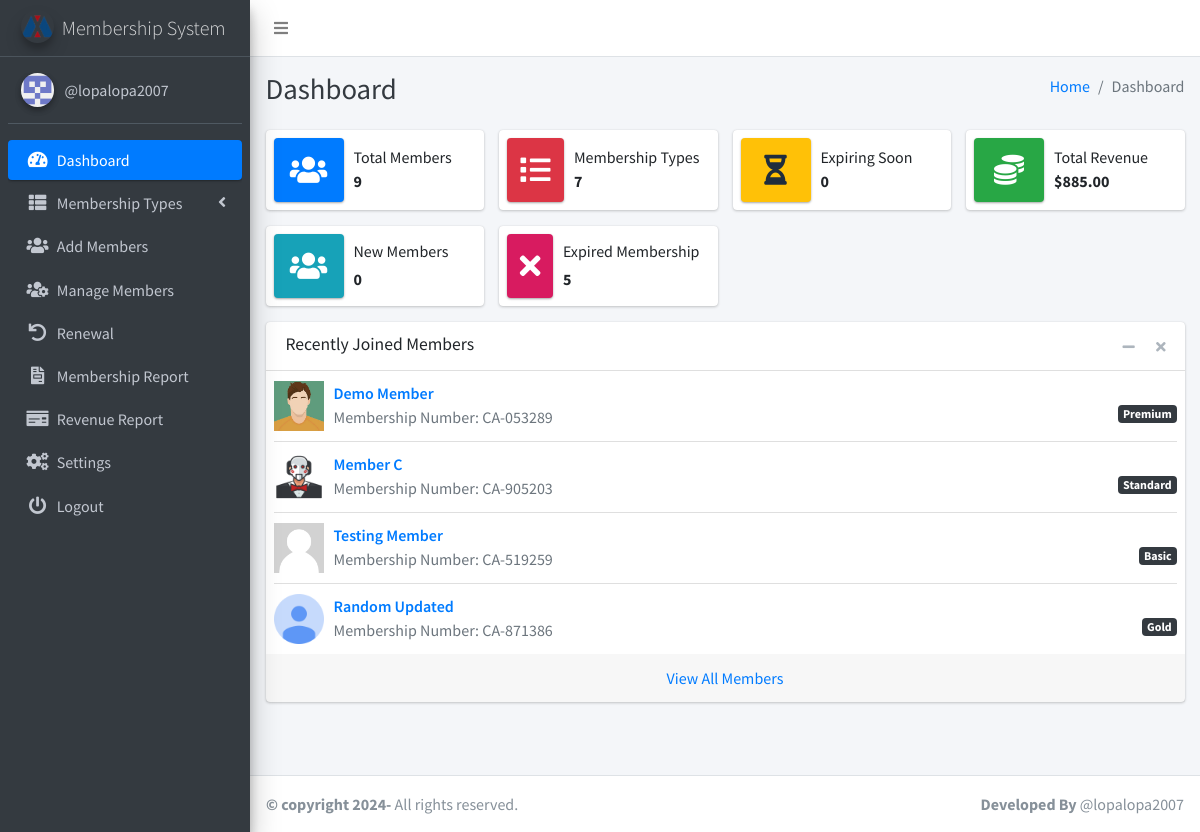
/dashboard.php (signed in), run on the app's committed database.
### tables this page shows
CREATE TABLE `settings` (
  `id` int(11) NOT NULL,
  `system_name` varchar(255) NOT NULL,
  `logo` varchar(255) NOT NULL,
  `currency` varchar(50) NOT NULL
);

CREATE TABLE `members` (
  `id` int(11) NOT NULL,
  `fullname` varchar(255) NOT NULL,
  `dob` date NOT NULL,
  `gender` varchar(10) NOT NULL,
  `contact_number` varchar(20) NOT NULL,
  `email` varchar(255) NOT NULL,
  `address` varchar(255) NOT NULL,
  `country` varchar(255) NOT NULL,
  `postcode` varchar(20) NOT NULL,
  `occupation` varchar(255) NOT NULL,
  `membership_type` int(11) NOT NULL,
  `membership_number` varchar(20) NOT NULL,
  `created_at` timestamp NOT NULL DEFAULT current_timestamp(),
  `photo` varchar(255) NOT NULL,
  `expiry_date` date DEFAULT NULL
);

CREATE TABLE `membership_types` (
  `id` int(11) NOT NULL,
  `type` varchar(255) NOT NULL,
  `amount` int(11) NOT NULL
);

### dashboard.php (the view, shortened to what this page needs)
<?php
include('includes/config.php');
function getTotalMembersCount()
{
    global $conn;
    $totalMembersQuery = "SELECT COUNT(*) AS totalMembers FROM members";
    $totalMembersResult = $conn->query($totalMembersQuery);
    if ($totalMembersResult->num_rows > 0) {
        $totalMembersRow = $totalMembersResult->fetch_assoc();
        return $totalMembersRow['totalMembers'];
    } else {
        return 0;
    }
}
function getTotalMembershipTypesCount()
{
    global $conn;
    $totalMembershipTypesQuery = "SELECT COUNT(*) AS totalMembershipTypes FROM membership_types";
    $totalMembershipTypesResult = $conn->query($totalMembershipTypesQuery);
    if ($totalMembershipTypesResult->num_rows > 0) {
        $totalMembershipTypesRow = $totalMembershipTypesResult->fetch_assoc();
        return $totalMembershipTypesRow['totalMembershipTypes'];
    } else {
        return 0;
    }
}
function getExpiringSoonCount()
{
    global $conn;
    $expiringSoonQuery = "SELECT COUNT(*) AS expiringSoon FROM members WHERE expiry_date BETWEEN CURDATE() AND CURDATE() + INTERVAL 7 DAY";
    $expiringSoonResult = $conn->query($expiringSoonQuery);
    if ($expiringSoonResult->num_rows > 0) {
        $expiringSoonRow = $expiringSoonResult->fetch_assoc();
        return $expiringSoonRow['expiringSoon'];
    } else {
        return 0;
    }
}
function getTotalRevenueWithCurrency()
{
    global $conn;
    $currencyQuery = "SELECT currency FROM settings LIMIT 1";
    $currencyResult = $conn->query($currencyQuery);
    if ($currencyResult->num_rows > 0) {
        $currencyRow = $currencyResult->fetch_assoc();
        $currencySymbol = $currencyRow['currency'];
    } else {
        $currencySymbol = '$';
    }
    $totalRevenueQuery = "SELECT SUM(total_amount) AS totalRevenue FROM renew";
    $totalRevenueResult = $conn->query($totalRevenueQuery);
    if ($totalRevenueResult->num_rows > 0) {
        $totalRevenueRow = $totalRevenueResult->fetch_assoc();
        $totalRevenue = $totalRevenueRow['totalRevenue'];
    } else {
        $totalRevenue = 0;
    }
    return $currencySymbol . number_format($totalRevenue, 2);
}
function getNewMembersCount() {
  global $conn;
  $twentyFourHoursAgo = time() - (24 * 60 * 60);
  $newMembersQuery = "SELECT COUNT(*) AS newMembersCount FROM members WHERE created_at >= FROM_UNIXTIME($twentyFourHoursAgo)";
  $newMembersResult = $conn->query($newMembersQuery);
  if ($newMembersResult) {
      $row = $newMembersResult->fetch_assoc();
      return $row['newMembersCount'];
  } else {
      return 0;
  }
}
function displayNewMembersCount() {
  $newMembersCount = getNewMembersCount();
  echo "<span class='info-box-number'>$newMembersCount</span>";
}
function getExpiredMembersCount() {
  global $conn;
  $expiredMembersQuery = "SELECT COUNT(*) AS expiredMembersCount FROM members WHERE (expiry_date IS NULL OR expiry_date < NOW())";
  $expiredMembersResult = $conn->query($expiredMembersQuery);
  if ($expiredMembersResult) {
      $row = $expiredMembersResult->fetch_assoc();
      return $row['expiredMembersCount'];
  } else {
      return 0;
  }
}
function displayExpiredMembersCount() {
  $expiredMembersCount = getExpiredMembersCount();
  echo "<span class='info-box-number'>$expiredMembersCount</span>";
}
?>
<?php include('includes/header.php');?>
<body class="hold-transition sidebar-mini layout-fixed layout-navbar-fixed layout-footer-fixed">
<div class="wrapper">
  <?php include('includes/nav.php');?>
 <?php include('includes/sidebar.php');?>
  <div class="content-wrapper">
  <?php include('includes/pagetitle.php');?>
    <section class="content">
      <div class="container-fluid">
        <div class="row">
          <div class="col-12 col-sm-6 col-md-3">
            <div class="info-box">
              <span class="info-box-icon bg-primary elevation-1"><i class="fas fa-users"></i></span>
              <div class="info-box-content">
                <span class="info-box-text">Total Members</span>
                <span class="info-box-number">
                <?php echo getTotalMembersCount(); ?>
                </span>
              </div>
            </div>
          </div>
          <div class="col-12 col-sm-6 col-md-3">
            <div class="info-box mb-3">
              <span class="info-box-icon bg-danger elevation-1"><i class="fas fa-list"></i></span>
              <div class="info-box-content">
                <span class="info-box-text">Membership Types</span>
                <span class="info-box-number"><?php echo getTotalMembershipTypesCount(); ?></span>
              </div>
            </div>
          </div>
          <div class="col-12 col-sm-6 col-md-3">
            <div class="info-box mb-3">
              <span class="info-box-icon bg-warning elevation-1"><i class="fas fa-hourglass-half"></i></span>
              <div class="info-box-content">
                <span class="info-box-text">Expiring Soon</span>
                <span class="info-box-number"><?php echo getExpiringSoonCount(); ?></span>
              </div>
            </div>
          </div>
          <div class="col-12 col-sm-6 col-md-3">
            <div class="info-box mb-3">
              <span class="info-box-icon bg-success elevation-1"><i class="fas fa-coins"></i></span>
              <div class="info-box-content">
                <span class="info-box-text">Total Revenue</span>
                <span class="info-box-number"><?php echo getTotalRevenueWithCurrency(); ?></span>
              </div>
            </div>
          </div>
        </div>
        <div class="row">
        <div class="col-12 col-sm-6 col-md-3">
            <div class="info-box mb-3">
              <span class="info-box-icon bg-info elevation-1"><i class="fas fa-users"></i></span>
              <div class="info-box-content">
                <span class="info-box-text">New Members</span>
                <span class="info-box-number"><?php displayNewMembersCount(); ?></span>
              </div>
            </div>
          </div>
          <div class="col-12 col-sm-6 col-md-3">
            <div class="info-box mb-3">
              <span class="info-box-icon bg-maroon elevation-1"><i class="fas fa-times"></i></span>
              <div class="info-box-content">
                <span class="info-box-text">Expired Membership</span>
                <span class="info-box-number"><?php displayExpiredMembersCount(); ?></span>
              </div>
            </div>
          </div>
        </div>
        <div class="row">
          <div class="col-md-12">
            <?php
            $recentMembersQuery = "SELECT * FROM members ORDER BY created_at DESC LIMIT 4";
            $recentMembersResult = $conn->query($recentMembersQuery);
            ?>
          <div class="card">
              <div class="card-header">
            <h3 class="card-title">Recently Joined Members</h3>
            <div class="card-tools">
            <button type="button" class="btn btn-tool" data-card-widget="collapse">
                <i class="fas fa-minus"></i>
            </button>
            <button type="button" class="btn btn-tool" data-card-widget="remove">
                <i class="fas fa-times"></i>
            </button>
        </div>
    </div>
    <div class="card-body p-0">
        <ul class="products-list product-list-in-card pl-2 pr-2">
            <?php
            while ($row = $recentMembersResult->fetch_assoc()) {
                echo '<li class="item">';
                echo '<div class="product-img">';
                  if (!empty($row['photo'])) {
                    $photoPath = 'uploads/member_photos/' . $row['photo'];
                    echo '<img src="' . $photoPath . '" alt="Member Photo" class="img-size-50">';
                } else {
                    echo '<img src="uploads/member_photos/default.jpg" alt="Default Photo" class="img-size-50">';
                }
                echo '</div>';
                echo '<div class="product-info">';
                echo '<a href="javascript:void(0)" class="product-title">' . $row['fullname'] . '</a>';
                echo '<span class="product-description">';
                echo '<span class="badge badge-dark float-right">' . getMembershipTypeName($row['membership_type']) . '</span>';
                echo 'Membership Number: ' . ($row['membership_number']);
                echo '</span>';
                echo '</div>';
                echo '</li>';
            }
            ?>
        </ul>
    </div>
    <div class="card-footer text-center">
        <a href="manage_members.php" class="uppercase">View All Members</a>
    </div>
</div>
<?php
function getMembershipTypeName($membershipTypeId)
{
    global $conn;
    $membershipTypeQuery = "SELECT type FROM membership_types WHERE id = $membershipTypeId";
    $membershipTypeResult = $conn->query($membershipTypeQuery);
    if ($membershipTypeResult->num_rows > 0) {
        $membershipTypeRow = $membershipTypeResult->fetch_assoc();
        return $membershipTypeRow['type'];
    } else {
        return 'Unknown';
    }
}
?>
          </div>
        </div>
      </div>
    </section>
  </div>
</div>
<?php include('includes/footer.php');?>
</body>
</html>

### includes/sidebar.php (shortened to what this page needs)
<?php
$current_page = basename($_SERVER['PHP_SELF']);
?>
 <aside class="main-sidebar sidebar-dark-primary elevation-4">
    <a href="" class="brand-link">
    <img src="<?php echo getLogoUrl(); ?>" alt="Logo" class="brand-image img-circle elevation-3" style="opacity: .8">
    <span class="brand-text font-weight-light"><?php echo getSystemName(); ?></span>
</a>
<?php
function getSystemName()
{
    global $conn;
    $systemNameQuery = "SELECT system_name FROM settings";
    $systemNameResult = $conn->query($systemNameQuery);
    if ($systemNameResult->num_rows > 0) {
        $systemNameRow = $systemNameResult->fetch_assoc();
        return $systemNameRow['system_name'];
    } else {
        return '@lopalopa2007';
    }
}
function getLogoUrl()
{
    global $conn;
    $logoQuery = "SELECT logo FROM settings";
    $logoResult = $conn->query($logoQuery);
    if ($logoResult->num_rows > 0) {
        $logoRow = $logoResult->fetch_assoc();
        return $logoRow['logo'];
    } else {
        return 'dist/img/AdminLTELogo.png';
    }
}
?>
    <div class="sidebar">
      <div class="user-panel mt-3 pb-3 mb-3 d-flex">
        <div class="image">
          <img src="dist/img/2382414.png" class="img-circle elevation-2" alt="User Image">
        </div>
        <div class="info">
          <a href="#" class="d-block">@lopalopa2007</a>
        </div>
      </div>
      <nav class="mt-2">
        <ul class="nav nav-pills nav-sidebar flex-column" data-widget="treeview" role="menu" data-accordion="false">
          <li class="nav-item">
            <a href="dashboard.php" class="nav-link <?php echo ($current_page == 'dashboard.php') ? 'active' : ''; ?>">
              <i class="nav-icon fas fa-tachometer-alt"></i>
              <p>
                Dashboard
              </p>
            </a>
          </li>
          <li class="nav-item has-treeview">
            <a href="#" class="nav-link <?php echo ($current_page == 'add_type.php' || $current_page == 'view_type.php' || $current_page == 'edit_type.php') ? 'active' : ''; ?>">
              <i class="nav-icon fas fa-th-list"></i>
              <p>
                Membership Types
                <i class="fas fa-angle-left right"></i>
              </p>
            </a>
          </li>
          <li class="nav-item">
            <a href="add_members.php" class="nav-link <?php echo ($current_page == 'add_members.php') ? 'active' : ''; ?>">
              <i class="nav-icon fas fa-users"></i>
              <p>Add Members</p>
            </a>
          </li>
          <li class="nav-item">
            <a href="manage_members.php" class="nav-link <?php echo ($current_page == 'manage_members.php' || $current_page == 'edit_member.php' || $current_page == 'memberProfile.php') ? 'active' : ''; ?>">
              <i class="nav-icon fas fa-users-cog"></i>
              <p>Manage Members</p>
            </a>
          </li>
          <li class="nav-item">
            <a href="list_renewal.php" class="nav-link <?php echo ($current_page == 'list_renewal.php' || $current_page == 'renew.php') ? 'active' : ''; ?>">
            <i class="nav-icon fas fa-undo"></i>
              <p>Renewal</p>
            </a>
          </li>
          <li class="nav-item">
            <a href="report.php" class="nav-link <?php echo ($current_page == 'report.php') ? 'active' : ''; ?>">
              <i class="nav-icon fas fa-file-invoice"></i>
              <p>Membership Report</p>
            </a>
          </li>
          <li class="nav-item">
            <a href="revenue_report.php" class="nav-link <?php echo ($current_page == 'revenue_report.php') ? 'active' : ''; ?>">
              <i class="nav-icon fas fa-money-check"></i>
              <p>Revenue Report</p>
            </a>
          </li>
          <li class="nav-item">
            <a href="settings.php" class="nav-link <?php echo ($current_page == 'settings.php') ? 'active' : ''; ?>">
              <i class="nav-icon fas fa-cogs"></i>
              <p>Settings</p>
            </a>
          </li>
          <li class="nav-item">
            <a href="logout.php" class="nav-link <?php echo ($current_page == 'logout.php') ? 'active' : ''; ?>">
              <i class="nav-icon fas fa-power-off"></i>
              <p>Logout</p>
            </a>
          </li>
        </ul>
      </nav>
    </div>
  </aside>

### data on the page
settings: logo (picture), system_name "Membership System"
members: photo (picture), fullname "Demo Member", membership_type.type "Premium", membership_number "CA-053289"
members: photo (picture), fullname "Member C", membership_type.type "Standard", membership_number "CA-905203"
members: photo (placeholder picture), fullname "Testing Member", membership_type.type "Basic", membership_number "CA-519259"
members: photo (picture), fullname "Random Updated", membership_type.type "Gold", membership_number "CA-871386"

### other printed values
$pageTitle "Dashboard"
getTotalMembersCount() "9"
getTotalMembershipTypesCount() "7"
getExpiringSoonCount() "0"
getTotalRevenueWithCurrency() "$885.00"
$newMembersCount "0"
$expiredMembersCount "5"
